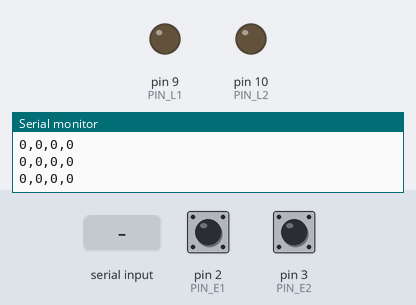
The program below on a simulated Arduino Uno, built with avr-gcc and run on an emulated ATmega328P. Parts: output pins drawn as LEDs (lit = HIGH), the last lines printed to the serial monitor. The inputs (shaded band) are chosen by the test bench; at power-on: pin 2 (PIN_E1) HIGH, pin 3 (PIN_E2) HIGH.

Above: at 1.2 s.
1.3 s: pin 2 (PIN_E1) pulled LOW for 0.15 s
At 2.5 s:
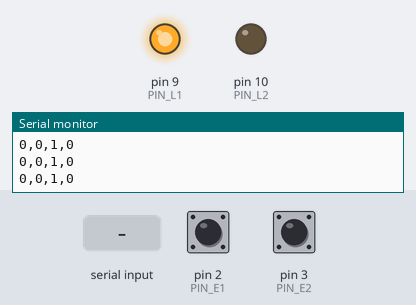
2.9 s: pin 3 (PIN_E2) pulled LOW for 0.15 s
At 3.8 s:
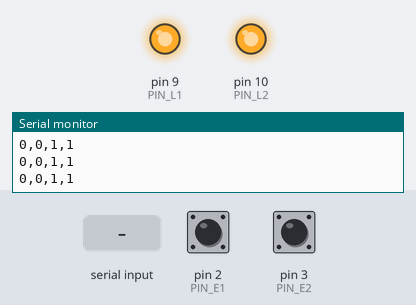
4.5 s: "a\n" received over Serial
At 5.2 s:
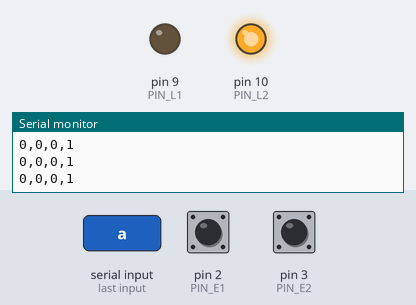
6.0 s: "A\n" received over Serial
At 6.3 s:
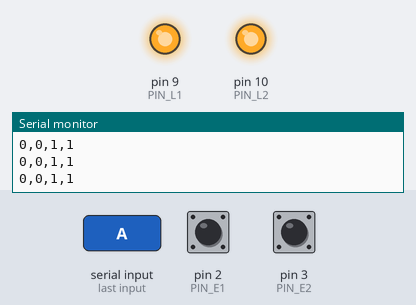
7.5 s: "b\n" received over Serial
At 8.7 s:
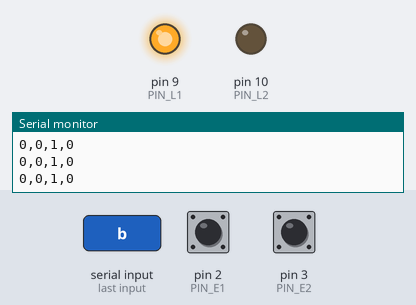
Timing chart, 0 to 10.0 s (numbered marks = the images above; inputs shaded):
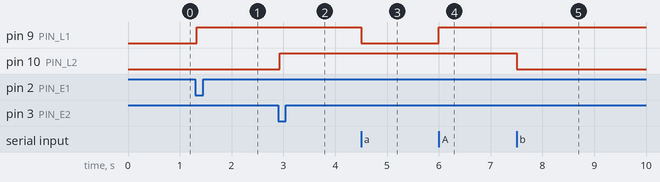

The program:

main.cpp
```cpp
// TP7 - Entorno Gráfico (Informática II - Ingeniería Electrónica)
// Control bidireccional de 2 entradas digitales (E1, E2) y 2 salidas LED (L1, L2)
// entre Arduino UNO y Processing por puerto serie USB.

#include <Arduino.h>

// Pines de hardware
constexpr uint8_t PIN_E1 = 2;   // Pulsador / llave 1 (INPUT_PULLUP -> GND)
constexpr uint8_t PIN_E2 = 3;   // Pulsador / llave 2 (INPUT_PULLUP -> GND)
constexpr uint8_t PIN_L1 = 9;   // LED 1 (con resistencia de 220 ohm a GND)
constexpr uint8_t PIN_L2 = 10;  // LED 2 (con resistencia de 220 ohm a GND)

// Temporización
constexpr unsigned long BAUDIOS = 9600;
constexpr unsigned long DEBOUNCE_MS = 30;
constexpr unsigned long HEARTBEAT_MS = 100;

struct EntradaDigital {
  uint8_t pin;
  bool estadoEstable;
  bool ultimaLecturaCruda;
  unsigned long ultimoCambioMs;
};

EntradaDigital entrada1 = {PIN_E1, false, false, 0};
EntradaDigital entrada2 = {PIN_E2, false, false, 0};

bool estadoL1 = false;
bool estadoL2 = false;
unsigned long ultimoEnvioMs = 0;

void actualizarSalidas() {
  digitalWrite(PIN_L1, estadoL1 ? HIGH : LOW);
  digitalWrite(PIN_L2, estadoL2 ? HIGH : LOW);
}

void enviarEstadoSerial() {
  Serial.print(entrada1.estadoEstable ? 1 : 0);
  Serial.print(',');
  Serial.print(entrada2.estadoEstable ? 1 : 0);
  Serial.print(',');
  Serial.print(estadoL1 ? 1 : 0);
  Serial.print(',');
  Serial.print(estadoL2 ? 1 : 0);
  Serial.print('\n');
}

// Lee una entrada con INPUT_PULLUP (LOW = presionado = true) y aplica antirrebote.
// Devuelve true si hubo flanco de subida (0 -> 1) confirmado.
bool leerEntradaConFlanco(EntradaDigital& entrada, unsigned long ahoraMs, bool& cambioEstado) {
  bool lecturaActual = (digitalRead(entrada.pin) == LOW);
  cambioEstado = false;

  if (lecturaActual != entrada.ultimaLecturaCruda) {
    entrada.ultimoCambioMs = ahoraMs;
    entrada.ultimaLecturaCruda = lecturaActual;
  }

  if ((ahoraMs - entrada.ultimoCambioMs) >= DEBOUNCE_MS) {
    if (lecturaActual != entrada.estadoEstable) {
      bool flancoSubida = (!entrada.estadoEstable && lecturaActual);
      entrada.estadoEstable = lecturaActual;
      cambioEstado = true;
      return flancoSubida;
    }
  }

  return false;
}

bool procesarComandosSerial() {
  bool huboCambio = false;

  while (Serial.available() > 0) {
    char cmd = static_cast<char>(Serial.read());
    switch (cmd) {
      case 'A':
        estadoL1 = true;
        huboCambio = true;
        break;
      case 'a':
        estadoL1 = false;
        huboCambio = true;
        break;
      case 'B':
        estadoL2 = true;
        huboCambio = true;
        break;
      case 'b':
        estadoL2 = false;
        huboCambio = true;
        break;
      default:
        break;
    }
  }

  if (huboCambio) {
    actualizarSalidas();
  }
  return huboCambio;
}

void setup() {
  Serial.begin(BAUDIOS);

  pinMode(PIN_E1, INPUT_PULLUP);
  pinMode(PIN_E2, INPUT_PULLUP);
  pinMode(PIN_L1, OUTPUT);
  pinMode(PIN_L2, OUTPUT);

  actualizarSalidas();
  enviarEstadoSerial();
}

void loop() {
  const unsigned long ahoraMs = millis();
  bool cambioE1 = false;
  bool cambioE2 = false;

  // Punto 3: al presionar E1 o E2 en Arduino, conmuta el LED correspondiente
  if (leerEntradaConFlanco(entrada1, ahoraMs, cambioE1)) {
    estadoL1 = !estadoL1;
    actualizarSalidas();
  }

  if (leerEntradaConFlanco(entrada2, ahoraMs, cambioE2)) {
    estadoL2 = !estadoL2;
    actualizarSalidas();
  }

  // Punto 2: comandos enviados desde Processing al hacer clic en L1 o L2
  const bool cambioSerial = procesarComandosSerial();

  // Punto 1 y 4: notificar estado actualizado a Processing
  if (cambioE1 || cambioE2 || cambioSerial || (ahoraMs - ultimoEnvioMs >= HEARTBEAT_MS)) {
    ultimoEnvioMs = ahoraMs;
    enviarEstadoSerial();
  }
}
```

Measured:
- after the input at 1.3 s, pin 9 (PIN_L1): LOW → HIGH at once
- after the input at 2.9 s, pin 10 (PIN_L2): LOW → HIGH at once
- after the input at 4.5 s, pin 9 (PIN_L1): HIGH → LOW at once
- after the input at 6.0 s, pin 9 (PIN_L1): LOW → HIGH at once
- after the input at 7.5 s, pin 10 (PIN_L2): HIGH → LOW at once
